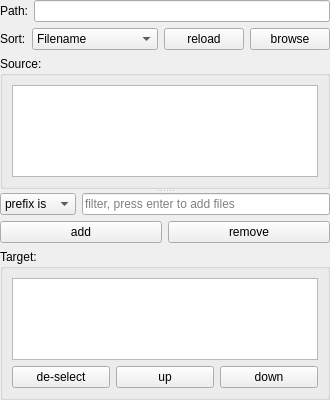
      <widget class="QSplitter" name="splitter">
       <property name="orientation">
        <enum>Qt::Orientation::Vertical</enum>
       </property>
       <widget class="QWidget" name="layoutWidget">
        <layout class="QVBoxLayout" name="verticalLayout">
         <item>
          <layout class="QHBoxLayout" name="horizontalLayout_6">
           <item>
            <widget class="QLabel" name="label_2">
             <property name="sizePolicy">
              <sizepolicy hsizetype="Minimum" vsizetype="Preferred">
               <horstretch>0</horstretch>
               <verstretch>0</verstretch>
              </sizepolicy>
             </property>
             <property name="text">
              <string>Path:</string>
             </property>
            </widget>
           </item>
           <item>
            <widget class="QLineEdit" name="work_dir">
             <property name="minimumSize">
              <size>
               <width>200</width>
               <height>0</height>
              </size>
             </property>
             <property name="maximumSize">
              <size>
               <width>16777215</width>
               <height>16777215</height>
              </size>
             </property>
             <property name="clearButtonEnabled">
              <bool>true</bool>
             </property>
            </widget>
           </item>
          </layout>
         </item>
         <item>
          <layout class="QHBoxLayout" name="horizontalLayout_2">
           <item>
            <widget class="QLabel" name="label_56">
             <property name="text">
              <string>Sort:</string>
             </property>
            </widget>
           </item>
           <item>
            <widget class="QComboBox" name="sort_method">
             <item>
              <property name="text">
               <string>Filename</string>
              </property>
             </item>
             <item>
              <property name="text">
               <string>Filename-reverse</string>
              </property>
             </item>
             <item>
              <property name="text">
               <string>Index</string>
              </property>
             </item>
             <item>
              <property name="text">
               <string>Index-reverse</string>
              </property>
             </item>
             <item>
              <property name="text">
               <string>Time</string>
              </property>
             </item>
             <item>
              <property name="text">
               <string>Time-reverse</string>
              </property>
             </item>
            </widget>
           </item>
           <item>
            <widget class="QPushButton" name="pushButton_11">
             <property name="sizePolicy">
              <sizepolicy hsizetype="Expanding" vsizetype="Fixed">
               <horstretch>0</horstretch>
               <verstretch>0</verstretch>
              </sizepolicy>
             </property>
             <property name="text">
              <string>reload</string>
             </property>
            </widget>
           </item>
           <item>
            <widget class="QPushButton" name="pushButton">
             <property name="sizePolicy">
              <sizepolicy hsizetype="Expanding" vsizetype="Fixed">
               <horstretch>0</horstretch>
               <verstretch>0</verstretch>
              </sizepolicy>
             </property>
             <property name="text">
              <string>browse</string>
             </property>
            </widget>
           </item>
          </layout>
         </item>
         <item>
          <widget class="QGroupBox" name="box_source">
           <property name="sizePolicy">
            <sizepolicy hsizetype="Expanding" vsizetype="Expanding">
             <horstretch>20</horstretch>
             <verstretch>0</verstretch>
            </sizepolicy>
           </property>
           <property name="minimumSize">
            <size>
             <width>0</width>
             <height>80</height>
            </size>
           </property>
           <property name="maximumSize">
            <size>
             <width>16777215</width>
             <height>16777215</height>
            </size>
           </property>
           <property name="title">
            <string>Source:</string>
           </property>
           <layout class="QGridLayout" name="gridLayout_5">
            <item row="0" column="0">
             <widget class="QListView" name="list_view_source">
              <property name="dragEnabled">
               <bool>true</bool>
              </property>
              <property name="alternatingRowColors">
               <bool>true</bool>
              </property>
              <property name="selectionMode">
               <enum>QAbstractItemView::SelectionMode::ExtendedSelection</enum>
              </property>
             </widget>
            </item>
           </layout>
          </widget>
         </item>
        </layout>
       </widget>
       <widget class="QWidget" name="layoutWidget">
        <layout class="QVBoxLayout" name="verticalLayout_2">
         <item>
          <layout class="QHBoxLayout" name="horizontalLayout_3">
           <item>
            <widget class="QComboBox" name="filter_type">
             <item>
              <property name="text">
               <string>prefix is</string>
              </property>
             </item>
             <item>
              <property name="text">
               <string>contains</string>
              </property>
             </item>
            </widget>
           </item>
           <item>
            <widget class="QLineEdit" name="filter_str">
             <property name="sizePolicy">
              <sizepolicy hsizetype="Expanding" vsizetype="Fixed">
               <horstretch>0</horstretch>
               <verstretch>0</verstretch>
              </sizepolicy>
             </property>
             <property name="maximumSize">
              <size>
               <width>16777215</width>
               <height>100</height>
              </size>
             </property>
             <property name="placeholderText">
              <string>filter, press enter to add files</string>
             </property>
             <property name="clearButtonEnabled">
              <bool>true</bool>
             </property>
            </widget>
           </item>
          </layout>
         </item>
         <item>
          <layout class="QHBoxLayout" name="horizontalLayout">
           <item>
            <widget class="QPushButton" name="pushButton_2">
             <property name="sizePolicy">
              <sizepolicy hsizetype="Expanding" vsizetype="Fixed">
               <horstretch>0</horstretch>
               <verstretch>0</verstretch>
              </sizepolicy>
             </property>
             <property name="maximumSize">
              <size>
               <width>16777215</width>
               <height>16777215</height>
              </size>
             </property>
             <property name="text">
              <string>add</string>
             </property>
            </widget>
           </item>
           <item>
            <widget class="QPushButton" name="pushButton_3">
             <property name="sizePolicy">
              <sizepolicy hsizetype="Expanding" vsizetype="Fixed">
               <horstretch>0</horstretch>
               <verstretch>0</verstretch>
              </sizepolicy>
             </property>
             <property name="maximumSize">
              <size>
               <width>16777215</width>
               <height>16777215</height>
              </size>
             </property>
             <property name="text">
              <string>remove</string>
             </property>
            </widget>
           </item>
          </layout>
         </item>
         <item>
          <widget class="QGroupBox" name="box_target">
           <property name="sizePolicy">
            <sizepolicy hsizetype="Expanding" vsizetype="Expanding">
             <horstretch>0</horstretch>
             <verstretch>0</verstretch>
            </sizepolicy>
           </property>
           <property name="minimumSize">
            <size>
             <width>0</width>
             <height>120</height>
            </size>
           </property>
           <property name="maximumSize">
            <size>
             <width>16777215</width>
             <height>16777215</height>
            </size>
           </property>
           <property name="title">
            <string>Target:</string>
           </property>
           <layout class="QGridLayout" name="gridLayout_4">
            <item row="1" column="0">
             <layout class="QHBoxLayout" name="horizontalLayout_7">
              <item>
               <widget class="QPushButton" name="btn_deselect">
                <property name="text">
                 <string>de-select</string>
                </property>
               </widget>
              </item>
              <item>
               <widget class="QPushButton" name="btn_up">
                <property name="text">
                 <string>up</string>
                </property>
               </widget>
              </item>
              <item>
               <widget class="QPushButton" name="btn_down">
                <property name="text">
                 <string>down</string>
                </property>
               </widget>
              </item>
             </layout>
            </item>
            <item row="0" column="0">
             <widget class="QListView" name="list_view_target">
              <property name="selectionMode">
               <enum>QAbstractItemView::SelectionMode::ExtendedSelection</enum>
              </property>
             </widget>
            </item>
           </layout>
          </widget>
         </item>
        </layout>
       </widget>
      </widget>
